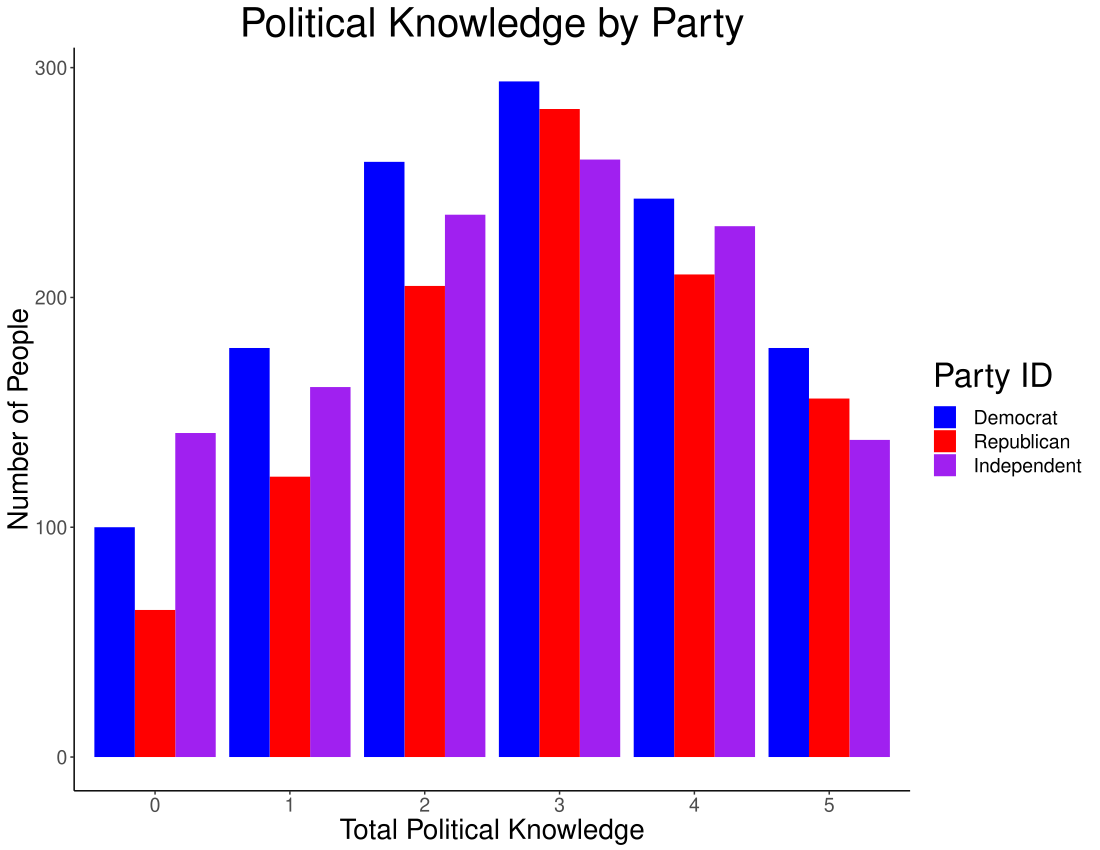

This chart was generated by the following R code:
#Political Knowledge
#Jennifer Lin
#ANES 2016 Time Series 

#Load in data and change the name
load("/Users/JenniferLin/Desktop/Data/ANES/DS0001/anes2016.rda")
anes2016 = da36824.0001

#Set the Working Directory
getwd()
setwd("~/Desktop/Working/Political-Prejudice/Knowledge")

#Load Libraries
library(car)
library(dplyr)

#V161155 - Party ID 3-point
str(anes2016$V161155)
table(anes2016$V161155)
anes2016$pid3 = car::recode(anes2016$V161155, "-8:-9 = 'NA'")
anes2016$pid3

#Rid implicit NAs for the party id variable
library(forcats)
anes2016$pid3<- fct_explicit_na(anes2016$pid3, na_level = "(Missing)")

#Recode PID3
anes2016$party = recode(anes2016$pid3, "(0) 0. No preference (FTF ONLY)" = "No Party", "(1) 1. Democrat" = "Democrat", "(2) 2. Republican" = "Republican", "(3) 3. Independent" = "Independent", "(5) 5. Other party SPECIFY" = "Other", "(Missing)" = "NA" )
table(anes2016$party)

#Office Recall - Delli Carpini and Keeter Model

#V162072 - Biden
str(anes2016$V162072)
table(anes2016$V162072) #Check original distribution
anes2016$biden = car::recode(anes2016$V162072, "-6:-7 = 'NA'")
anes2016$biden = as.numeric(as.factor(anes2016$biden))
str(anes2016$biden)
table(anes2016$biden) #Check before recoding values
anes2016$biden = car::recode(anes2016$biden, "1 = 0")
anes2016$biden = car::recode(anes2016$biden, "2 = 1")
table(anes2016$biden) #Check after and match to original distribution

#V162073A - Ryan
str(anes2016$V162073A)
table(anes2016$V162073A) #Check original distribution
anes2016$ryan = car::recode(anes2016$V162073A, "-6:-7 = 'NA'")
anes2016$ryan = as.numeric(as.factor(anes2016$ryan))
str(anes2016$ryan)
table(anes2016$ryan) #Check before recoding values
anes2016$ryan = car::recode(anes2016$ryan, "1 = 0")
anes2016$ryan = car::recode(anes2016$ryan, "2 = 1")
table(anes2016$ryan) #Check after and match to original distribution

#V162074B - Merkel
str(anes2016$V162074B)
table(anes2016$V162074B) #Check original distribution
anes2016$merkel = car::recode(anes2016$V162074B, "-6:-7 = 'NA'")
anes2016$merkel = as.numeric(as.factor(anes2016$merkel))
str(anes2016$merkel)
table(anes2016$merkel) #Check before recoding values
anes2016$merkel = car::recode(anes2016$merkel, "1 = 0")
anes2016$merkel = car::recode(anes2016$merkel, "2 = 1")
table(anes2016$merkel) #Check after and match to original distribution

#V162075A - Putin
str(anes2016$V162075B)
table(anes2016$V162075B) #Check original distribution
anes2016$putin = car::recode(anes2016$V162075B, "-6:-7 = 'NA'")
anes2016$putin = as.numeric(as.factor(anes2016$putin))
str(anes2016$putin)
table(anes2016$putin) #Check before recoding values
anes2016$putin = car::recode(anes2016$putin, "1 = 0")
anes2016$putin = car::recode(anes2016$putin, "2 = 1")
table(anes2016$putin) #Check after and match to original distribution

#V162076B - Roberts
str(anes2016$V162076B)
table(anes2016$V162076B) #Check original distribution
anes2016$roberts = car::recode(anes2016$V162076B, "-6:-7 = 'NA'")
anes2016$roberts = as.numeric(as.factor(anes2016$roberts))
str(anes2016$roberts)
table(anes2016$roberts) #Check before recoding values
anes2016$roberts = car::recode(anes2016$roberts, "1 = 0")
anes2016$roberts = car::recode(anes2016$roberts, "2 = 1")
table(anes2016$roberts) #Check after and match to original distribution

#Sum Political knowledge variables
which( colnames(anes2016)=="biden" ) #1199
anes2016$knowledge = anes2016[,1199]+anes2016[,1200]+anes2016[,1201]+anes2016[,1202]+anes2016[,1203]
anes2016$knowledge
summary(anes2016$knowledge, na.rm = TRUE)
hist(anes2016$knowledge)

#Declare Knowledge variable as categorical
anes2016$knowledgecat = as.factor(as.numeric(anes2016$knowledge))
str(anes2016$knowledgecat)
table(anes2016$knowledgecat)

library(forcats)
anes2016$knowledgecat<- fct_explicit_na(anes2016$knowledgecat, na_level = "(Missing)")
anes2016$knowledgecat = recode(anes2016$knowledgecat, "(Missing)" = "NA")
table(anes2016$knowledgecat)

#Descriptive Statistics for Knowledge by Party
groups <- group_by(anes2016, party, knowledgecat)
knowledge <- summarise(groups,
                           mean = mean(knowledge, na.rm=TRUE),
                           sd = sd(knowledge, na.rm=TRUE),
                           n = n(),
                           se=sd/sqrt(n),
                           ci = qt(0.975,df=n-1)*se)

knowledge

#Remove the No Parties and Third Parties from chart 
knowledge<-knowledge[!(knowledge$party=="NA"),]
knowledge<-knowledge[!(knowledge$party=="No Party"),]
knowledge<-knowledge[!(knowledge$party=="Other"),]

#Remove NAs from Knowledge variable
knowledge<-knowledge[!(knowledge$knowledgecat=="NA"),]

#Make the Graph
library(ggplot2)
library(ggpubr)
ggplot(knowledge, aes(x=knowledgecat, y=n, fill = party)) +
  geom_bar(stat="identity", position=position_dodge()) + theme_classic()+
  scale_fill_manual("Party ID", values = c("Democrat" = "blue", "Independent" = "purple", "Republican" = "red"))+
  ggtitle("Political Knowledge by Party")+xlab("Total Political Knowledge")+ylab("Number of People")+
  theme(text = element_text(size = 18, colour="black"),
        axis.title = element_text(size = 20, colour="black"),
        title = element_text(size = 24, colour="black"),
        plot.title = element_text(hjust = 0.5))
